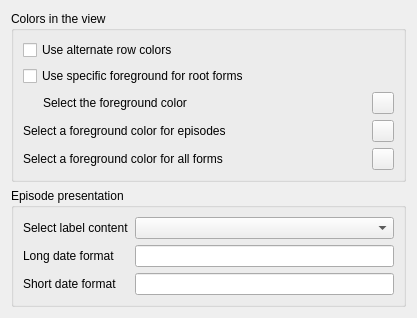
<?xml version="1.0" encoding="UTF-8"?>
<ui version="4.0">
 <class>Form::Internal::FormPreferencesWidget</class>
 <widget class="QWidget" name="Form::Internal::FormPreferencesWidget">
  <property name="geometry">
   <rect>
    <x>0</x>
    <y>0</y>
    <width>417</width>
    <height>300</height>
   </rect>
  </property>
  <property name="windowTitle">
   <string>Form</string>
  </property>
  <layout class="QGridLayout" name="gridLayout_3">
   <item row="0" column="0">
    <widget class="QGroupBox" name="groupBox">
     <property name="title">
      <string>Colors in the view</string>
     </property>
     <layout class="QGridLayout" name="gridLayout">
      <item row="0" column="0">
       <widget class="QCheckBox" name="useAlternateRowColor">
        <property name="text">
         <string>Use alternate row colors</string>
        </property>
       </widget>
      </item>
      <item row="1" column="0">
       <widget class="QCheckBox" name="useSpecificBackgroundRootForms">
        <property name="text">
         <string>Use specific foreground for root forms</string>
        </property>
       </widget>
      </item>
      <item row="2" column="0">
       <widget class="QLabel" name="label">
        <property name="text">
         <string>Select the foreground color</string>
        </property>
        <property name="indent">
         <number>20</number>
        </property>
       </widget>
      </item>
      <item row="2" column="1">
       <widget class="Utils::ColorButtonChooser" name="rootBackgroundButton">
        <property name="minimumSize">
         <size>
          <width>22</width>
          <height>22</height>
         </size>
        </property>
        <property name="maximumSize">
         <size>
          <width>22</width>
          <height>22</height>
         </size>
        </property>
        <property name="text">
         <string/>
        </property>
       </widget>
      </item>
      <item row="3" column="0">
       <widget class="QLabel" name="label_3">
        <property name="text">
         <string>Select a foreground color for episodes</string>
        </property>
       </widget>
      </item>
      <item row="3" column="1">
       <widget class="Utils::ColorButtonChooser" name="episodeForegroundColor">
        <property name="minimumSize">
         <size>
          <width>22</width>
          <height>22</height>
         </size>
        </property>
        <property name="maximumSize">
         <size>
          <width>22</width>
          <height>22</height>
         </size>
        </property>
        <property name="text">
         <string/>
        </property>
       </widget>
      </item>
      <item row="4" column="0">
       <widget class="QLabel" name="label_4">
        <property name="text">
         <string>Select a foreground color for all forms</string>
        </property>
       </widget>
      </item>
      <item row="4" column="1">
       <widget class="Utils::ColorButtonChooser" name="defaultFormForegroundColor">
        <property name="minimumSize">
         <size>
          <width>22</width>
          <height>22</height>
         </size>
        </property>
        <property name="maximumSize">
         <size>
          <width>22</width>
          <height>22</height>
         </size>
        </property>
        <property name="text">
         <string/>
        </property>
       </widget>
      </item>
     </layout>
    </widget>
   </item>
   <item row="1" column="0">
    <widget class="QGroupBox" name="groupBox_2">
     <property name="title">
      <string>Episode presentation</string>
     </property>
     <layout class="QGridLayout" name="gridLayout_2">
      <item row="0" column="0">
       <widget class="QLabel" name="label_2">
        <property name="text">
         <string>Select label content</string>
        </property>
       </widget>
      </item>
      <item row="0" column="1">
       <widget class="QComboBox" name="episodeLabelContent">
        <property name="sizePolicy">
         <sizepolicy hsizetype="Expanding" vsizetype="Fixed">
          <horstretch>0</horstretch>
          <verstretch>0</verstretch>
         </sizepolicy>
        </property>
       </widget>
      </item>
      <item row="1" column="0">
       <widget class="QLabel" name="label_5">
        <property name="text">
         <string>Long date format</string>
        </property>
       </widget>
      </item>
      <item row="1" column="1">
       <widget class="QLineEdit" name="longDateFormat"/>
      </item>
      <item row="2" column="0">
       <widget class="QLabel" name="label_6">
        <property name="text">
         <string>Short date format</string>
        </property>
       </widget>
      </item>
      <item row="2" column="1">
       <widget class="QLineEdit" name="shortDateFormat"/>
      </item>
     </layout>
    </widget>
   </item>
   <item row="2" column="0">
    <spacer name="verticalSpacer">
     <property name="orientation">
      <enum>Qt::Vertical</enum>
     </property>
     <property name="sizeHint" stdset="0">
      <size>
       <width>20</width>
       <height>40</height>
      </size>
     </property>
    </spacer>
   </item>
  </layout>
 </widget>
 <customwidgets>
  <customwidget>
   <class>Utils::ColorButtonChooser</class>
   <extends>QPushButton</extends>
   <header location="global">utils/widgets/colorbuttonchooser.h</header>
  </customwidget>
 </customwidgets>
 <resources/>
 <connections/>
</ui>
